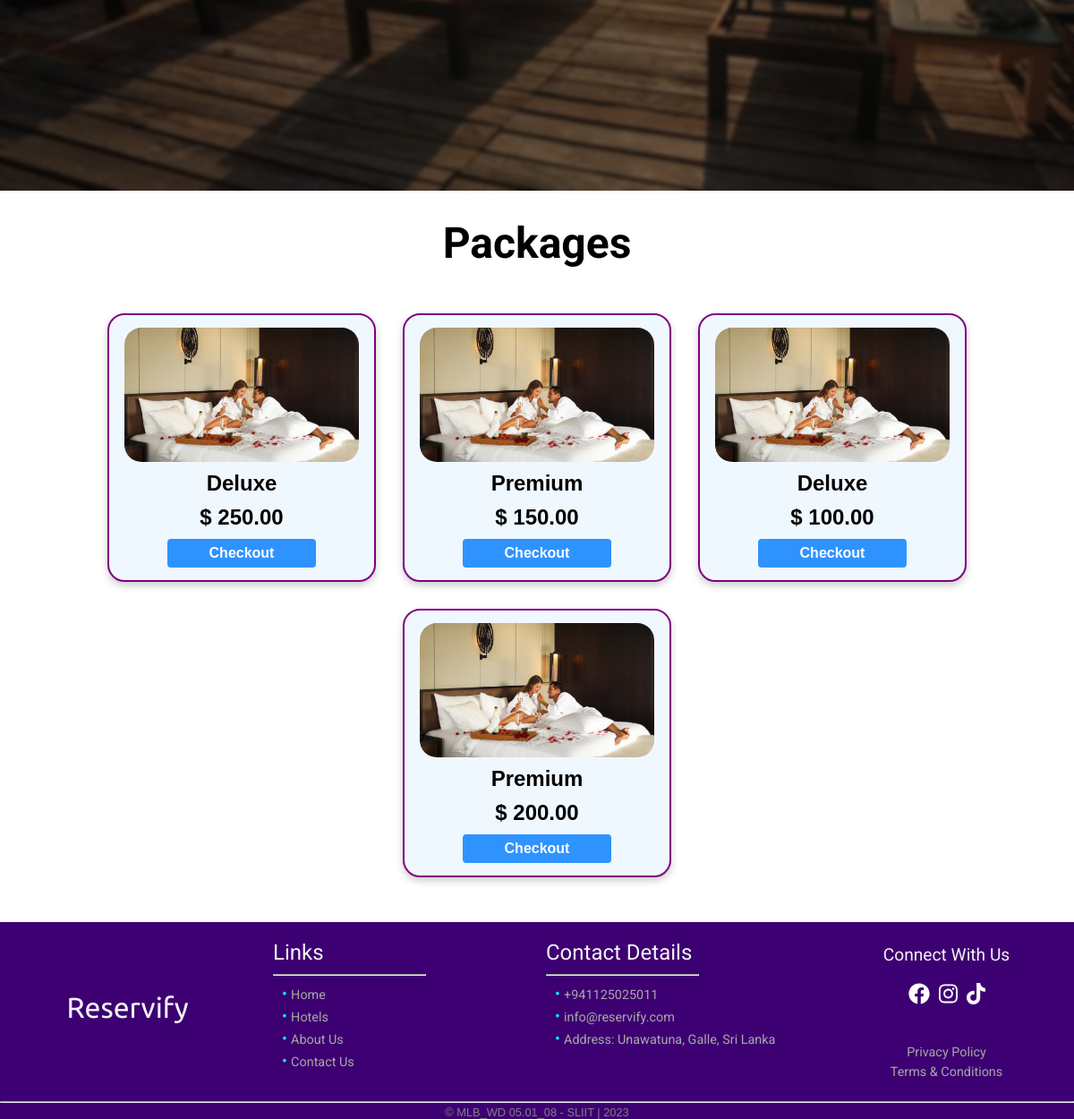
The page /booking.php?hotel=2 (lower part) on the database as committed earlier.
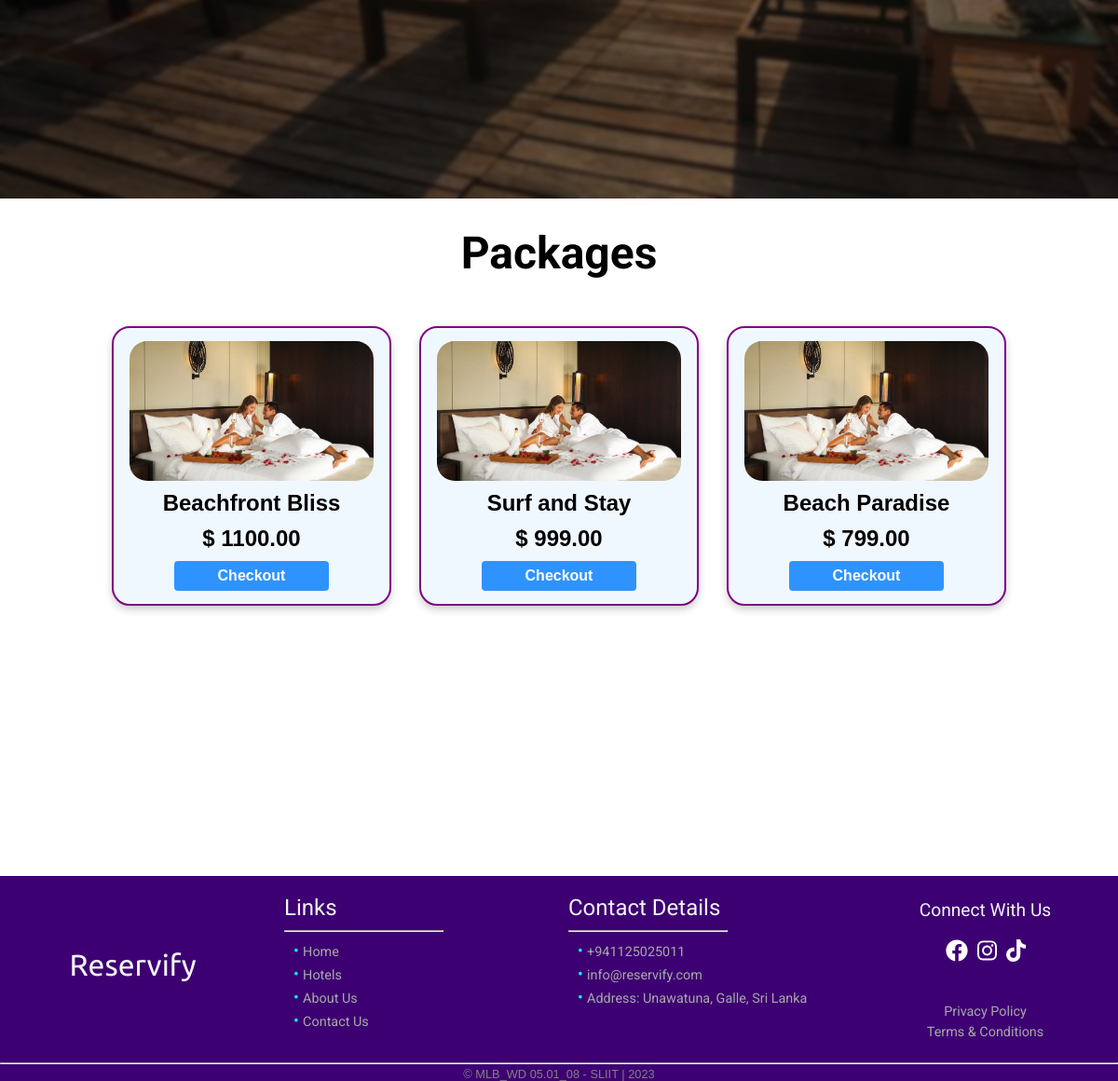
The same page on the database as committed later.
### tables this page shows
CREATE TABLE `package` (
  `package_id` int(11) NOT NULL,
  `package_name` varchar(100) NOT NULL,
  `price` decimal(10,2) NOT NULL,
  `hotel_id` int(11) NOT NULL,
  `image` varchar(100) DEFAULT 'null.jpeg'
);

### booking.php (the view, shortened to what this page needs)
<?php
require_once './conn.php';
if (isset($_GET['hotel'])) {
    $Hotel = $_GET['hotel'];
} else {
    echo
    "<script>
        alert('Hotel Not Available');
        window.location.href='./book.php';
        </script>";
}
?>
<!DOCTYPE html>
<html lang="en">
<head>
    <link rel="stylesheet" href="css/reset.css">
    <link rel="stylesheet" href="css/booking.css">
</head>
<?php include "./partials/header.php" ?>
<body>
    <div class="conMain">
        <div class="main-overlay">
            <div class="text">
                <?php
                echo '<div class="description">';
                echo  '</div>';
                ?>
            </div>
        </div>
    </div>
    <div class="title">
        <h1>Packages</h1>
    </div>
    <div class="packages">
        <?php
        $query = "SELECT * FROM `package` WHERE hotel_id='$Hotel';";
        $result = mysqli_query($conn, $query);
        if ($result) {
            while ($row = mysqli_fetch_assoc($result)) {
                $pkgid = $row['package_id'];
                $pkgname = $row['package_name'];
                $pkgimg = $row['image'];
                $price = $row['price'];
                echo '<div class="card">';
                echo '<img src="./assets/package/' . $pkgimg . '" alt="hotel">';
                echo '<h1>' . $pkgname . '</h1>';
                echo '<h2>$ ' . $price . '</h2>';
                echo '<button onclick="location.href=\'./checkout.php?hotel=' . $Hotel . '&pkg=' . $pkgid . '\'" type="button">Checkout</button>';
                echo '</div>';
            }
        }
        ?>
    </div>
</body>
<?php include "./partials/footer.php" ?>
</html>

### partials/header.php (shortened to what this page needs)
<!DOCTYPE html>
<html lang="en">
<head>
    <link rel="stylesheet" href="css/header.css">
    <link rel="stylesheet" href="css/reset.css">
</head>
</html>

### partials/footer.php (shortened to what this page needs)
<!DOCTYPE html>
<html lang="en">
<head>
    <link rel="stylesheet" href="css/footer.css">
</head>
<footer>
    <div class="main-con">
        <div class="col-one">
            <h1>Reservify</h1>
        </div>
        <div class="col-two">
            <h2>Links</h2>
            <hr>
            <ul>
                <li><a href="index.php">Home</a></li>
                <li><a href="hotel.php">Hotels</a></li>
                <li><a href="about.php">About Us</a></li>
                <li><a href="contact.php">Contact Us</a></li>
            </ul>
        </div>
        <div class="col-three">
            <h2>Contact Details</h2>
            <hr>
            <ul>
                <li>+941125025011</li>
                <li>info@reservify.com</li>
                <li>Address: Unawatuna, Galle, Sri Lanka</li>
            </ul>
        </div>
        <div class="social">
            <h2>Connect With Us</h2>
            <div class="svg-con">
            </div>
            <h3><a href="privacy.php">Privacy Policy</a></h3>
            <h3><a href="terms.php">Terms & Conditions</a></h3>
        </div>
    </div>
    <hr>
    <div class="copy">
        <p>&copy MLB_WD 05.01_08 - SLIIT | 2023</p>
    </div>
</footer>
</html>

### css/booking.css (style rules this page uses)
.conMain .text { position: relative; display: flex; flex-direction: column; align-items: center; justify-content: center; z-index: 9; }
.main-overlay { display: flex; align-items: center; justify-content: center; background: rgba(0, 0, 0, 0.5); height: 100vh; backdrop-filter: blur(2px); }
.text { width: 60%; }
.text .description { color: whitesmoke; text-align: center; font-family: 'Roboto', sans-serif; padding-bottom: 20px; font-size: 20px; }
.packages { display: flex; flex-wrap: wrap; align-items: flex-start; justify-content: center; min-height: 80vh; height: auto; gap: 30px; padding: 50px; }
.title { font-size: 1.5rem; font-family: 'Roboto', sans-serif; margin-top: 30px; text-align: center; }
.card { display: flex; flex-direction: column; align-items: center; justify-content: center; gap: 10px; box-shadow: 0 4px 8px 0 rgba(0, 0, 0, 0.2); width: 300px; height: 300px; padding: 10px; text-align: center; font-family: arial; border: 2px solid purple; border-radius: 1.2rem; background-color: aliceblue; }
.card img { border-radius: 1.2rem; height: 150px; width: 95%; object-fit: cover; }
.card h1 { font-size: 1.5rem; }
.card button { cursor: pointer; width: 60%; display: inline-block; font-weight: 400; text-align: center; border: 1px solid transparent; padding: .375rem .75rem; font-size: 1rem; font-weight: bold; border-radius: .25rem; color: #fff; background-color: #007bff; opacity: 0.8; transition: background-color 0.3s ease, transform 0.3s ease; }

### css/header.css (style rules this page uses)
:root { --black: #191919; --white: #f3f3f3; --bg-color: #3D0072; }

### css/footer.css (style rules this page uses)
:root { --black: #191919; --white: #f3f3f3; --bg-color: #3D0072; }
footer { background-color: var(--bg-color); height: auto; display: flex; flex-direction: column; z-index: 99; }
footer .main-con { height: 90%; display: flex; padding: 20px 0px; gap: 20px; justify-content: space-around; }
footer .main-con li::before { content: '\2022 '; font-size: 1.2em; color: aqua; }
footer .col-one, footer .social { display: flex; flex-direction: column; justify-content: center; align-items: center; height: auto; width: 25%; }
.col-one h1 { font-size: 2em; font-family: 'Ubuntu', sans-serif; color: var(--white); font-weight: normal; padding-bottom: 10px; }
.col-two, .col-three { height: auto; width: 25%; display: flex; flex-direction: column; justify-content: flex-start; }
.col-two h2, .col-three h2 { font-size: 1.5em; font-family: 'Roboto', sans-serif; color: var(--white); font-weight: normal; padding-bottom: 10px; }
.col-two ul, .col-three ul { padding: 10px; }
.main-con hr { height: 1px; color: gray; width: 60%; }
.col-two li, .col-three li { color: #a8a8a8; padding-bottom: 5px; font-size: .9em; font-family: 'Roboto', sans-serif; }
.main-con .social h2 { font-size: 1.2em; font-family: 'Roboto', sans-serif; color: var(--white); font-weight: normal; padding-bottom: 10px; }
.main-con .social h3 { font-size: .9em; font-family: 'Roboto', sans-serif; color: #a8a8a8; font-weight: normal; padding-top: 5px; }
.svg-con { display: flex; gap: 10px; align-items: center; padding-top: 10px; padding-bottom: 40px; }
.social .svg-con svg { color: #fff; }
footer a, footer a:visited { color: #a8a8a8; text-decoration: none; }
footer .copy { font-size: .8em; text-align: center; color: gray; padding-top: 3px; font-family: Arial, Helvetica, sans-serif; }

Rows that differ between the two databases and show on the page:
removed package: image (placeholder picture), package_name "Deluxe", price "250.00"
removed package: image (placeholder picture), package_name "Premium", price "150.00"
removed package: image (placeholder picture), package_name "Deluxe", price "100.00"
removed package: image (placeholder picture), package_name "Premium", price "200.00"
added package: image (placeholder picture), package_name "Beachfront Bliss", price "1100.00"
added package: image (placeholder picture), package_name "Surf and Stay", price "999.00"
added package: image (placeholder picture), package_name "Beach Paradise", price "799.00"
